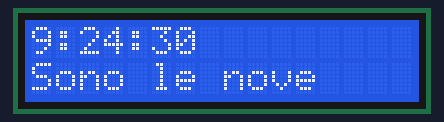
This sketch was run on a simulated Arduino Uno, built with avr-gcc and run on an emulated ATmega328P. On the bench: 16×2 character LCD. The local clock reads 2024-03-15 10:24:30 at power-on unless the sketch sets it; what the sketch prints to the serial monitor is not drawn.

Above: at 0.2 s.
At 4.6 s:
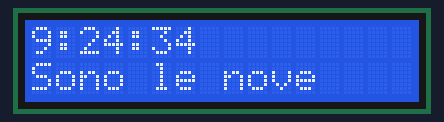
At 10.0 s:
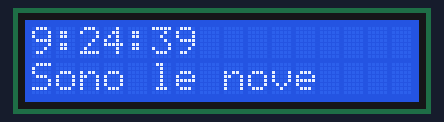
At 18.7 s:
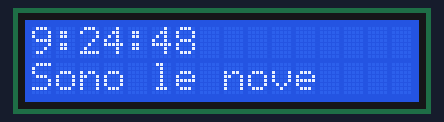
At 28.6 s:
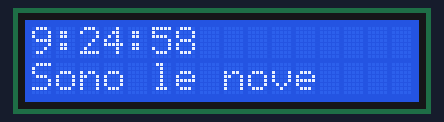
At 38.4 s:
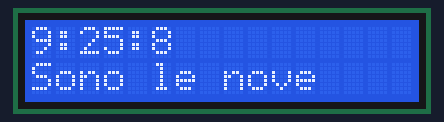

The sketch:

RTClcd2.ino
```cpp
#include <Wire.h> //libreria per interfacciare i2c e rtc
#include "RTClib.h" //libreria rtc
#include <LiquidCrystal_I2C.h>  //libreria display i2c

//////////////////////addr, en,rw,rs,d4,d5,d6,d7,bl, blpol
LiquidCrystal_I2C lcd(0x27, 16, 2); //impostazione indirizzo del display e pin del display LCD collegati all'i2c

RTC_DS1307 rtc; //nome rtc
//array nomi giorni
char daysOfTheWeek[7][12] = {"Dom.", "Lun.", "Mar.", "Mer.", "Gio.", "Ven.", "Sab."};

void setup () {
  Serial.begin(115200); //inizializzazione serial monitor
  lcd.begin(16,2); //inizializzazione lcd
  if (! rtc.begin()) { //verifico la presenza dell'RTC
    Serial.println("Impossibile trovare RTC");
    while (1);
  }

  if (! rtc.isrunning()) { //verifico funzionamento dell'RTC
    Serial.println("RTC non è in funzione!");
    //inserisce l'orario del computer durante la compilazione
    rtc.adjust(DateTime(F(__DATE__), F(__TIME__)));
    // Se vuoi un orario personalizzato, togli il commento alla riga successiva
    // l'orario: ANNO, MESE, GIORNI, ORA, MINUTI, SECONDI
    //rtc.adjust(DateTime(2014, 1, 21, 3, 0, 0));
  }

}

void loop () {
    DateTime now = rtc.now(); //creo istanza ora/data
    int hour = now.hour() - 1; //DA SISTEMARE
    int minute = now.minute();
    int second = now.second();
    Serial.print(now.year(), DEC); //stampo anno in decimale
    Serial.print('/');
    Serial.print(now.month(), DEC); //stampo mese in decimale
    Serial.print('/');
    Serial.print(now.day(), DEC); //stampo giorno in decimale
    Serial.print(" (");
    Serial.print(daysOfTheWeek[now.dayOfTheWeek()]); //stampo nome giorno
    Serial.print(") ");
    Serial.print(now.hour(), DEC); //stampo ora in decimale
    Serial.print(':');
    Serial.print(now.minute(), DEC); //stampo minuto in decimale
    Serial.print(':');
    Serial.print(now.second(), DEC); //stampo secondi in decimale
    Serial.println();
    lcd.init();
    lcd.backlight();
    lcd.clear(); //pulisce lo schermo
    lcd.setCursor(0,0); //imposta il cursore nella prima riga e colonna,
    //lcd.print(now.day(), DEC);     //stampo giorno numero in decimale
    //lcd.print('/');
    //lcd.print(now.month(), DEC); //stampo mese in decimale
    //lcd.print('/');
    //lcd.print(now.year(), DEC); //stampo anno in decimale
    //lcd.print(' ');
    //lcd.print(daysOfTheWeek[now.dayOfTheWeek()]);
    //lcd.setCursor(0,1); //imposta il cursore nella seconda riga e prima colonna.
    //stampo orario in decimale
    lcd.print(hour, DEC);
    lcd.print(':');
    lcd.print(minute, DEC);
    lcd.print(':');
    lcd.print(second, DEC);

    lcd.setCursor(0,1);
    lcd.print(printTime(hour, minute, second));

    delay(1000);
    /* //rimuovi questo commento se vuoi...
    Serial.print(" since midnight 1/1/1970 = "); //..sapere quanti secondi sono passati da questa data
    Serial.print(now.unixtime());
    Serial.print("s = ");
    Serial.print(now.unixtime() / 86400L); //.. sapere i giorni passati dal 1/1/1970
    Serial.println("d");

    // calculate a date which is 7 days and 30 seconds into the future
    DateTime future (now + TimeSpan(7,12,30,6)); //imposta quanto deve andare nel futuro
    //imposta una data/ora del futuro:
    Serial.print(" now + 7d + 30s: ");
    Serial.print(future.year(), DEC);
    Serial.print('/');
    Serial.print(future.month(), DEC);
    Serial.print('/');
    Serial.print(future.day(), DEC);
    Serial.print(' ');
    Serial.print(future.hour(), DEC);
    Serial.print(':');
    Serial.print(future.minute(), DEC);
    Serial.print(':');
    Serial.print(future.second(), DEC);
    Serial.println();

    Serial.println();
    delay(3000);
    */
}
String printTime(int hour, int minute, int second){
   String time = "";
   if(hour != 1 && hour != 13){
      time += "Sono le ";
    if(hour == 2 || hour == 14){
        time += "due ";
    }else if(hour == 3 || hour == 15){
        time += "tre ";
    }else if(hour == 4 || hour == 16){
        time += "quattro ";
    }else if(hour == 5 || hour == 17){
        time += "cinque ";
    }else if(hour == 6 || hour == 18){
        time += "sei ";
    }else if(hour == 7 || hour == 19){
        time += "sette ";
    }else if(hour == 8 || hour == 20){
        time += "otto ";
    }else if(hour == 9 || hour == 21){
        time += "nove ";
    }else if(hour == 10 || hour == 22){
        time += "dieci ";
    }else if(hour == 11 || hour == 23){
        time += "undici ";
    }else if(hour == 12 || hour == 24){
        time += "dodici ";
    }
   }
   else{
      time += "È la una";
   }
   return time;
}
```

Measured:
- what the display in image 0 shows lasts 1.0 s, from 0.2 s to 1.2 s
